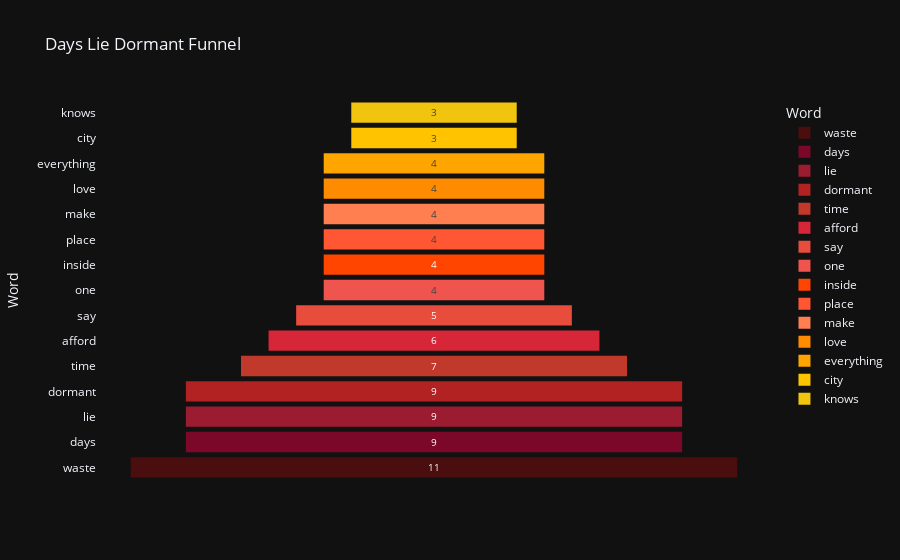

Here is the notebook cell this chart was saved with:
### Markdown cell above
### Days Lie Dormant Funnel Chart

### Code cell
df_counts = pd.DataFrame(counts.most_common(15), columns=['Word', 'Count'])

fig = px.funnel(df_counts, x='Count', y='Word',
                title='Days Lie Dormant Funnel',
                color = 'Word',
                color_discrete_sequence=warm_colors,)
fig.show()

### Figure 1 — Plotly figure (JSON) as saved in the notebook; plotly's stock layout.template omitted (floating-point values rounded to 4 significant figures)
{"data": [{"hovertemplate": "Word=%{y}<br>Count=%{x}<extra></extra>", "legendgroup": "waste", "marker": {"color": "#4A0E0E"}, "name": "waste", "orientation": "h", "showlegend": true, "x": [11], "xaxis": "x", "y": ["waste"], "yaxis": "y", "type": "funnel"}, {"hovertemplate": "Word=%{y}<br>Count=%{x}<extra></extra>", "legendgroup": "days", "marker": {"color": "#7B0828"}, "name": "days", "orientation": "h", "showlegend": true, "x": [9], "xaxis": "x", "y": ["days"], "yaxis": "y", "type": "funnel"}, {"hovertemplate": "Word=%{y}<br>Count=%{x}<extra></extra>", "legendgroup": "lie", "marker": {"color": "#9B1B30"}, "name": "lie", "orientation": "h", "showlegend": true, "x": [9], "xaxis": "x", "y": ["lie"], "yaxis": "y", "type": "funnel"}, {"hovertemplate": "Word=%{y}<br>Count=%{x}<extra></extra>", "legendgroup": "dormant", "marker": {"color": "#B22222"}, "name": "dormant", "orientation": "h", "showlegend": true, "x": [9], "xaxis": "x", "y": ["dormant"], "yaxis": "y", "type": "funnel"}, {"hovertemplate": "Word=%{y}<br>Count=%{x}<extra></extra>", "legendgroup": "time", "marker": {"color": "#C0392B"}, "name": "time", "orientation": "h", "showlegend": true, "x": [7], "xaxis": "x", "y": ["time"], "yaxis": "y", "type": "funnel"}, {"hovertemplate": "Word=%{y}<br>Count=%{x}<extra></extra>", "legendgroup": "afford", "marker": {"color": "#D72638"}, "name": "afford", "orientation": "h", "showlegend": true, "x": [6], "xaxis": "x", "y": ["afford"], "yaxis": "y", "type": "funnel"}, {"hovertemplate": "Word=%{y}<br>Count=%{x}<extra></extra>", "legendgroup": "say", "marker": {"color": "#E74C3C"}, "name": "say", "orientation": "h", "showlegend": true, "x": [5], "xaxis": "x", "y": ["say"], "yaxis": "y", "type": "funnel"}, {"hovertemplate": "Word=%{y}<br>Count=%{x}<extra></extra>", "legendgroup": "one", "marker": {"color": "#F0544F"}, "name": "one", "orientation": "h", "showlegend": true, "x": [4], "xaxis": "x", "y": ["one"], "yaxis": "y", "type": "funnel"}, {"hovertemplate": "Word=%{y}<br>Count=%{x}<extra></extra>", "legendgroup": "inside", "marker": {"color": "#FF4500"}, "name": "inside", "orientation": "h", "showlegend": true, "x": [4], "xaxis": "x", "y": ["inside"], "yaxis": "y", "type": "funnel"}, {"hovertemplate": "Word=%{y}<br>Count=%{x}<extra></extra>", "legendgroup": "place", "marker": {"color": "#FF5733"}, "name": "place", "orientation": "h", "showlegend": true, "x": [4], "xaxis": "x", "y": ["place"], "yaxis": "y", "type": "funnel"}, {"hovertemplate": "Word=%{y}<br>Count=%{x}<extra></extra>", "legendgroup": "make", "marker": {"color": "#FF7F50"}, "name": "make", "orientation": "h", "showlegend": true, "x": [4], "xaxis": "x", "y": ["make"], "yaxis": "y", "type": "funnel"}, {"hovertemplate": "Word=%{y}<br>Count=%{x}<extra></extra>", "legendgroup": "love", "marker": {"color": "#FF8C00"}, "name": "love", "orientation": "h", "showlegend": true, "x": [4], "xaxis": "x", "y": ["love"], "yaxis": "y", "type": "funnel"}, {"hovertemplate": "Word=%{y}<br>Count=%{x}<extra></extra>", "legendgroup": "everything", "marker": {"color": "#FFA500"}, "name": "everything", "orientation": "h", "showlegend": true, "x": [4], "xaxis": "x", "y": ["everything"], "yaxis": "y", "type": "funnel"}, {"hovertemplate": "Word=%{y}<br>Count=%{x}<extra></extra>", "legendgroup": "city", "marker": {"color": "#FFC300"}, "name": "city", "orientation": "h", "showlegend": true, "x": [3], "xaxis": "x", "y": ["city"], "yaxis": "y", "type": "funnel"}, {"hovertemplate": "Word=%{y}<br>Count=%{x}<extra></extra>", "legendgroup": "knows", "marker": {"color": "#F1C40F"}, "name": "knows", "orientation": "h", "showlegend": true, "x": [3], "xaxis": "x", "y": ["knows"], "yaxis": "y", "type": "funnel"}], "layout": {"xaxis": {"anchor": "y", "domain": [0.0, 1.0], "title": {"text": "Count"}}, "yaxis": {"anchor": "x", "domain": [0.0, 1.0], "title": {"text": "Word"}, "categoryorder": "array", "categoryarray": ["knows", "city", "everything", "love", "make", "place", "inside", "one", "say", "afford", "time", "dormant", "lie", "days", "waste"]}, "legend": {"title": {"text": "Word"}, "tracegroupgap": 0}, "title": {"text": "Days Lie Dormant Funnel"}}}
